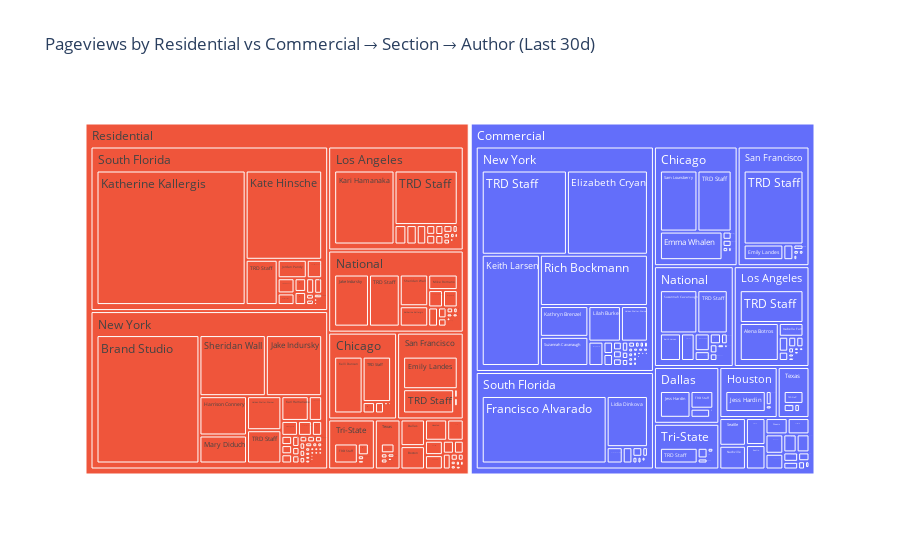

Source (notebook cell):
### Markdown cell above
## Make data viz with tags

### Code cell
# 2) Classify based on presence in that list
def classify(tags):
    # normalize to lowercase for safe matching
    tags_lower = [t.lower() for t in tags]
    if 'residential' in tags_lower:
        return 'Residential'
    if 'commercial' in tags_lower:
        return 'Commercial'
    return None

df['classification'] = df['tags'].apply(classify)

# Optional: drop everything that wasn’t explicitly tagged
df = df[df['classification'].notnull()]

# 3) Roll up to classification → section → author
df_auth_sec = (
    df
    .groupby(['classification','section','author'], dropna=False)
    .agg(pageviews=('metrics.views','sum'))
    .reset_index()
    .sort_values('pageviews', ascending=False)
)

# 4) Treemap (same as before)
import plotly.express as px
fig = px.treemap(
    df_auth_sec,
    path=['classification','section','author'],
    values='pageviews',
    color='classification',
    hover_data=['pageviews'],
    title='Pageviews by Residential vs Commercial → Section → Author (Last 30d)'
)
fig.show()
fig.write_html('resi_comm.html')

### Figure 1 — Plotly figure (JSON) as saved in the notebook; plotly's stock layout.template omitted (floating-point values rounded to 4 significant figures; data arrays with more than 128 entries replaced by an {"elided": "..."} marker saying what was removed)
{"data": [{"branchvalues": "total", "customdata": {"elided": "702x2 mixed values"}, "domain": {"x": [0, 1], "y": [0, 1]}, "hovertemplate": "labels=%{label}<br>pageviews=%{customdata[0]}<br>parent=%{parent}<br>id=%{id}<br>classification=%{customdata[1]}<extra></extra>", "ids": {"elided": "702 str values"}, "labels": {"elided": "702 str values"}, "marker": {"colors": {"elided": "702 str values"}}, "name": "", "parents": {"elided": "702 str values"}, "type": "treemap", "values": {"elided": "702 float values"}}], "layout": {"legend": {"tracegroupgap": 0}, "title": {"text": "Pageviews by Residential vs Commercial → Section → Author (Last 30d)"}}}
